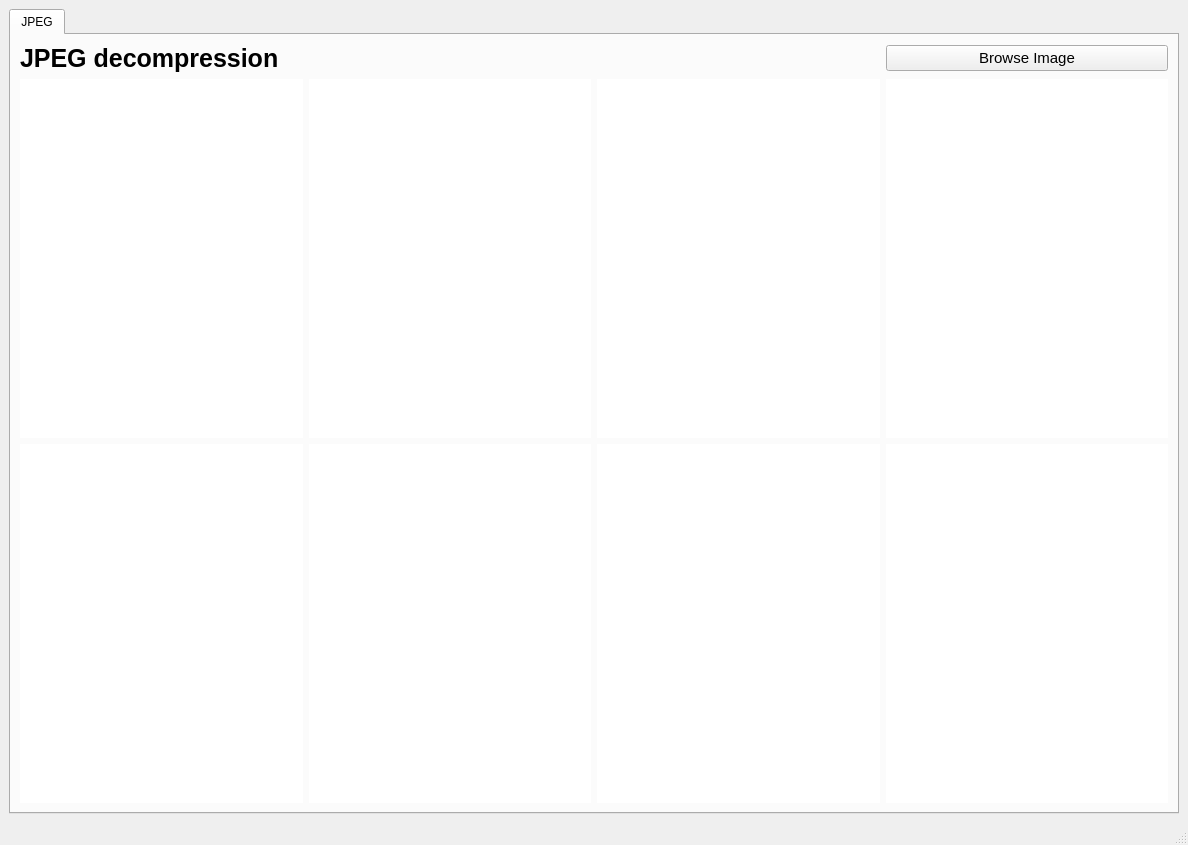
<?xml version="1.0" encoding="UTF-8"?>
<ui version="4.0">
 <class>MainWindow</class>
 <widget class="QMainWindow" name="MainWindow">
  <property name="geometry">
   <rect>
    <x>0</x>
    <y>0</y>
    <width>1188</width>
    <height>845</height>
   </rect>
  </property>
  <property name="windowTitle">
   <string>MainWindow</string>
  </property>
  <widget class="QWidget" name="centralwidget">
   <layout class="QGridLayout" name="gridLayout">
    <item row="0" column="0">
     <widget class="QTabWidget" name="tabWidget">
      <property name="currentIndex">
       <number>0</number>
      </property>
      <widget class="QWidget" name="tab">
       <attribute name="title">
        <string>JPEG</string>
       </attribute>
       <layout class="QGridLayout" name="gridLayout_2">
        <item row="3" column="1">
         <widget class="PlotWidget" name="Image6" native="true">
          <property name="baseSize">
           <size>
            <width>0</width>
            <height>600</height>
           </size>
          </property>
          <property name="styleSheet">
           <string notr="true">background-color: rgb(255, 255, 255);</string>
          </property>
         </widget>
        </item>
        <item row="3" column="2">
         <widget class="PlotWidget" name="Image7" native="true">
          <property name="baseSize">
           <size>
            <width>0</width>
            <height>600</height>
           </size>
          </property>
          <property name="styleSheet">
           <string notr="true">background-color: rgb(255, 255, 255);</string>
          </property>
         </widget>
        </item>
        <item row="3" column="3">
         <widget class="PlotWidget" name="Image8" native="true">
          <property name="baseSize">
           <size>
            <width>0</width>
            <height>600</height>
           </size>
          </property>
          <property name="styleSheet">
           <string notr="true">background-color: rgb(255, 255, 255);</string>
          </property>
         </widget>
        </item>
        <item row="2" column="0">
         <widget class="PlotWidget" name="Image1" native="true">
          <property name="baseSize">
           <size>
            <width>0</width>
            <height>600</height>
           </size>
          </property>
          <property name="styleSheet">
           <string notr="true">background-color: rgb(255, 255, 255);</string>
          </property>
         </widget>
        </item>
        <item row="2" column="1">
         <widget class="PlotWidget" name="Image2" native="true">
          <property name="baseSize">
           <size>
            <width>0</width>
            <height>600</height>
           </size>
          </property>
          <property name="styleSheet">
           <string notr="true">background-color: rgb(255, 255, 255);</string>
          </property>
         </widget>
        </item>
        <item row="2" column="2">
         <widget class="PlotWidget" name="Image3" native="true">
          <property name="baseSize">
           <size>
            <width>0</width>
            <height>600</height>
           </size>
          </property>
          <property name="styleSheet">
           <string notr="true">background-color: rgb(255, 255, 255);</string>
          </property>
         </widget>
        </item>
        <item row="3" column="0">
         <widget class="PlotWidget" name="Image5" native="true">
          <property name="baseSize">
           <size>
            <width>0</width>
            <height>600</height>
           </size>
          </property>
          <property name="styleSheet">
           <string notr="true">background-color: rgb(255, 255, 255);</string>
          </property>
         </widget>
        </item>
        <item row="2" column="3">
         <widget class="PlotWidget" name="Image4" native="true">
          <property name="baseSize">
           <size>
            <width>0</width>
            <height>600</height>
           </size>
          </property>
          <property name="styleSheet">
           <string notr="true">background-color: rgb(255, 255, 255);</string>
          </property>
         </widget>
        </item>
        <item row="1" column="0">
         <widget class="QLabel" name="label">
          <property name="font">
           <font>
            <pointsize>19</pointsize>
            <weight>75</weight>
            <bold>true</bold>
           </font>
          </property>
          <property name="text">
           <string>JPEG decompression</string>
          </property>
         </widget>
        </item>
        <item row="1" column="3">
         <widget class="QPushButton" name="browseImage">
          <property name="font">
           <font>
            <pointsize>11</pointsize>
           </font>
          </property>
          <property name="text">
           <string>Browse Image</string>
          </property>
         </widget>
        </item>
       </layout>
      </widget>
     </widget>
    </item>
   </layout>
  </widget>
  <widget class="QMenuBar" name="menubar">
   <property name="geometry">
    <rect>
     <x>0</x>
     <y>0</y>
     <width>1188</width>
     <height>21</height>
    </rect>
   </property>
  </widget>
  <widget class="QStatusBar" name="statusbar"/>
 </widget>
 <customwidgets>
  <customwidget>
   <class>PlotWidget</class>
   <extends>QWidget</extends>
   <header location="global">pyqtgraph</header>
   <container>1</container>
  </customwidget>
 </customwidgets>
 <resources/>
 <connections/>
</ui>
